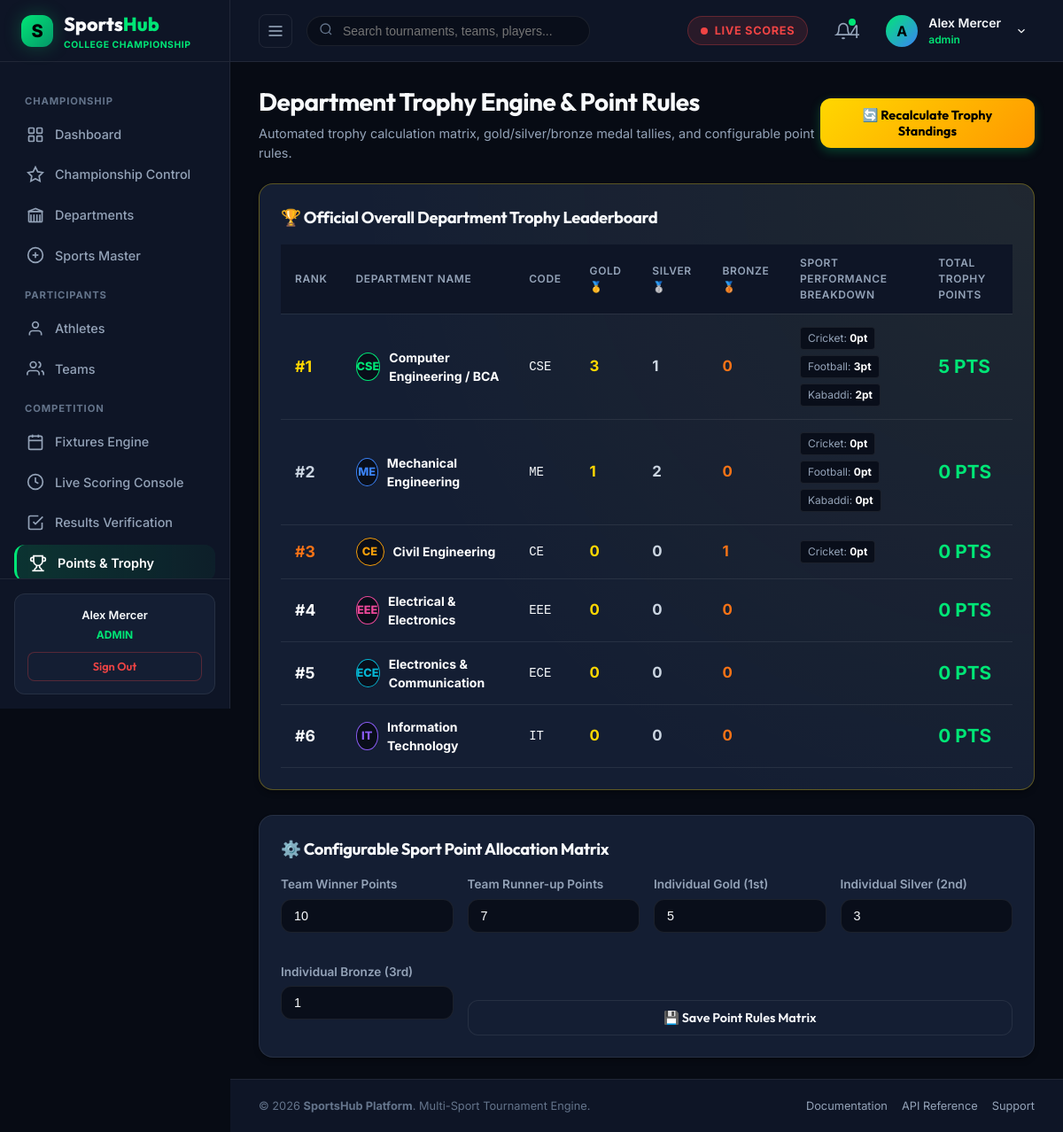
/admin/points.php (signed in), run on the app's committed database.
### tables this page shows
CREATE TABLE `users` (
  `id` int(10) unsigned NOT NULL AUTO_INCREMENT,
  `name` varchar(100) NOT NULL,
  `email` varchar(150) NOT NULL,
  `password` varchar(255) NOT NULL,
  `role` enum('admin','organizer','scorer','official','team_manager','player') NOT NULL DEFAULT 'player',
  `profile_image` varchar(255) DEFAULT 'assets/images/default-avatar.png',
  `status` tinyint(1) DEFAULT 1,
  `created_at` datetime DEFAULT current_timestamp(),
  `updated_at` datetime DEFAULT current_timestamp() ON UPDATE current_timestamp(),
  PRIMARY KEY (`id`),
  UNIQUE KEY `email` (`email`),
  KEY `idx_users_role` (`role`),
  KEY `idx_users_email` (`email`)
);

CREATE TABLE `departments` (
  `id` int(11) NOT NULL AUTO_INCREMENT,
  `name` varchar(150) NOT NULL,
  `short_code` varchar(20) NOT NULL,
  `color_code` varchar(20) DEFAULT '#00e676',
  `logo` varchar(255) DEFAULT 'assets/images/dept-cse.png',
  `contact_person` varchar(150) DEFAULT '',
  `status` tinyint(1) DEFAULT 1,
  `created_at` datetime DEFAULT current_timestamp(),
  `updated_at` datetime DEFAULT current_timestamp() ON UPDATE current_timestamp(),
  PRIMARY KEY (`id`)
);

### admin/points.php (the view, shortened to what the rows shown need)
<?php
require_once __DIR__ . '/../includes/database.php';
require_once __DIR__ . '/../includes/auth.php';
require_once __DIR__ . '/../includes/department-helper.php';
$standings = DepartmentService::getOverallTrophyStandings();
include_once __DIR__ . '/../includes/header.php';
?>
<div class="dashboard-header">
  <div class="dashboard-title-group">
    <h1>Department Trophy Engine & Point Rules</h1>
  </div>
</div>
<div class="card" style="margin-bottom: 28px; border: 1px solid rgba(255, 215, 0, 0.3); background: radial-gradient(circle at top right, rgba(255, 215, 0, 0.05), transparent 70%), var(--bg-card);">
  <div class="section-header" style="margin-bottom: 16px;">
    <h2>🏆 Official Overall Department Trophy Leaderboard</h2>
  </div>
  <div class="table-responsive">
    <table class="sports-table">
      <thead>
        <tr>
          <th>Rank</th>
          <th>Department Name</th>
          <th>Code</th>
          <th>Gold 🥇</th>
          <th>Silver 🥈</th>
          <th>Bronze 🥉</th>
          <th>Sport Performance Breakdown</th>
          <th>Total Trophy Points</th>
        </tr>
      </thead>
      <tbody>
        <?php foreach ($standings as $st): ?>
          <tr>
            <td>
              <strong style="font-size: 1.1rem; color: <?php echo $st['rank'] === 1 ? '#ffd700' : ($st['rank'] === 2 ? '#cbd5e1' : ($st['rank'] === 3 ? '#f97316' : 'var(--text-main)')); ?>;">
                #<?php echo $st['rank']; ?>
              </strong>
            </td>
            <td>
              <div style="display: flex; align-items: center; gap: 10px;">
                <div class="team-badge-circle" style="width: 32px; height: 32px; font-size: 0.8rem; font-weight: 800; background: var(--bg-input); color: <?php echo $st['color_code']; ?>; border: 1px solid <?php echo $st['color_code']; ?>;">
                  <?php echo htmlspecialchars($st['short_code']); ?>
                </div>
                <strong style="color: #fff;"><?php echo htmlspecialchars($st['name']); ?></strong>
              </div>
            </td>
            <td><code><?php echo htmlspecialchars($st['short_code']); ?></code></td>
            <td><strong style="color: #ffd700; font-size: 1.05rem;"><?php echo $st['gold_medals']; ?></strong></td>
            <td><strong style="color: #cbd5e1; font-size: 1.05rem;"><?php echo $st['silver_medals']; ?></strong></td>
            <td><strong style="color: #f97316; font-size: 1.05rem;"><?php echo $st['bronze_medals']; ?></strong></td>
            <td>
              <div style="display: flex; gap: 6px; flex-wrap: wrap;">
                <?php foreach ($st['sport_breakdown'] as $sportName => $sPts): ?>
                  <span style="background: var(--bg-input); padding: 3px 8px; border-radius: 4px; font-size: 0.75rem; color: var(--text-muted); border: 1px solid var(--border-subtle);">
                    <?php echo htmlspecialchars($sportName); ?>: <strong style="color: #fff;"><?php echo $sPts; ?>pt</strong>
                  </span>
                <?php endforeach; ?>
              </div>
            </td>
            <td>
              <strong style="font-size: 1.3rem; color: var(--accent-green);">
                <?php echo $st['total_points']; ?> PTS
              </strong>
            </td>
          </tr>
        <?php endforeach; ?>
      </tbody>
    </table>
  </div>
</div>
<div class="card">
  <div class="section-header" style="margin-bottom: 16px;">
    <h2>⚙️ Configurable Sport Point Allocation Matrix</h2>
  </div>
</div>
<?php include_once __DIR__ . '/../includes/footer.php'; ?>

### includes/header.php (shortened to what the rows shown need)
<?php
require_once __DIR__ . '/auth.php';
$currentUser = currentUser();
$userName = $currentUser['name'] ?? 'Alex Mercer';
?>
<!DOCTYPE html>
<html lang="en">
<head>
  <link rel="stylesheet" href="<?php echo BASE_URL; ?>/assets/css/style.css">
  <link rel="stylesheet" href="<?php echo BASE_URL; ?>/assets/css/dashboard.css">
  <link rel="stylesheet" href="<?php echo BASE_URL; ?>/assets/css/tournament.css">
</head>
<body>
<div class="app-layout">
  <?php include_once __DIR__ . '/sidebar.php'; ?>
  <div class="main-wrapper" id="mainWrapper">
    <header class="top-header">
      <div class="header-right">
        <div class="user-profile-wrapper" style="position:relative;">
          <div class="user-profile-menu" onclick="toggleUserDropdown()" id="userProfileBtn">
            <div class="user-avatar-placeholder" style="width:36px;height:36px;border-radius:50%;background:linear-gradient(135deg, #00e676, #3b82f6);display:flex;align-items:center;justify-content:center;font-weight:700;color:#000;">
              <?php echo strtoupper(substr($userName, 0, 1)); ?>
            </div>
            <div class="user-info">
              <span class="user-name"><?php echo htmlspecialchars($userName); ?></span>
              <span class="user-role" style="color:var(--accent-green); font-weight:600;"><?php echo htmlspecialchars($userRole); ?></span>
            </div>
            <svg width="14" height="14" viewBox="0 0 24 24" fill="none" stroke="currentColor" stroke-width="2" style="margin-left:4px;"><polyline points="6 9 12 15 18 9"/></svg>
          </div>
        </div>
      </div>
    </header>
    <main class="page-content">

### includes/sidebar.php (shortened to what the rows shown need)
<?php
require_once __DIR__ . '/auth.php';
$user = currentUser();
$userRole = strtolower($user['role'] ?? 'admin');
?>
<aside class="app-sidebar" id="appSidebar">
  <div class="sidebar-footer">
    <div class="quick-support-card">
      <p style="font-weight:600; color:var(--text-main); margin-bottom:4px;"><?php echo htmlspecialchars($user['name'] ?? 'User'); ?></p>
      <div style="font-size:0.75rem; color:var(--accent-green); text-transform:uppercase; font-weight:700; margin-bottom:10px;">
        <?php echo htmlspecialchars($userRole); ?>
      </div>
      <a href="<?php echo BASE_URL; ?>/auth/logout.php" class="btn btn-secondary btn-sm" style="width:100%; color:var(--accent-red); border-color:rgba(239,68,68,0.3);">
        Sign Out
      </a>
    </div>
  </div>
</aside>

### data on the page
users: name "Alex Mercer", role "ADMIN", name "A", role "admin"
departments: rank "1", short_code "CSE", name "Computer Engineering / BCA", gold_medals "3", silver_medals "1", bronze_medals "0", sportName "Cricket", sPts "0", sportName "Football", sPts "3", sportName "Kabaddi", sPts "2", total_points "5"
departments: id "2", short_code "ME", name "Mechanical Engineering", status "1", bronze_medals "0", sportName "Cricket", sPts "0", sportName "Football", sportName "Kabaddi", total_points "0"
departments: id "3", short_code "CE", name "Civil Engineering", gold_medals "0", silver_medals "0", status "1", sportName "Cricket", sPts "0", total_points "0"
departments: id "4", short_code "EEE", name "Electrical & Electronics", gold_medals "0", silver_medals "0", bronze_medals "0", total_points "0"
departments: rank "5", short_code "ECE", name "Electronics & Communication", gold_medals "0", silver_medals "0", bronze_medals "0", total_points "0"
departments: rank "6", short_code "IT", name "Information Technology", gold_medals "0", silver_medals "0", bronze_medals "0", total_points "0"

### other printed values
$initialUnread "4"
